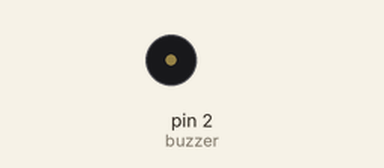
Bench run of a sketch on a simulated Arduino Uno, built with avr-gcc and run on an emulated ATmega328P. Shown: buzzer (waves = sounding).

Above: at 0.02 s.
At 4.54 s:
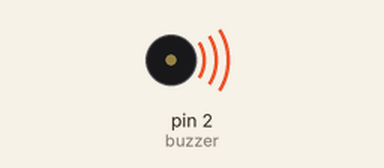
Timing chart, 0 to 5.9 s (numbered marks = the images above):
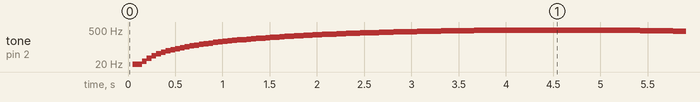

Measured:
- by itself, tone on pin 2 (buzzer): plays 8 Hz for 0.05 s, 17 Hz for 0.05 s, 26 Hz for 0.05 s, 34 Hz for 0.05 s, 43 Hz for 0.05 s, 52 Hz for 0.05 s … (2464 notes in this stretch)

The sketch:

Buzzer.ino
```cpp
/* Arduino tutorial - Buzzer / Piezo Speaker
   More info and circuit: http://www.ardumotive.com/how-to-use-a-buzzer-en.html
   Dev: Michalis Vasilakis // Date: 9/6/2015 // www.ardumotive.com */

#include <NewTone.h>
const int buzzer = 2; //buzzer to arduino pin 2
int Hz, ii;

void setup(){

  pinMode(buzzer, OUTPUT); // Set buzzer - pin 2 as an output

}

void loop(){

  Hz = abs(sin(ii*3.14/180))*500;
  tone(buzzer, Hz); // minimum 31 Hz
  delay(50);
  ii+=1;
  if (ii > 360){
    ii=0;
  }
  //tone(buzzer, 1000);
  //delay(2000);        // ...for 1sec

}
```
